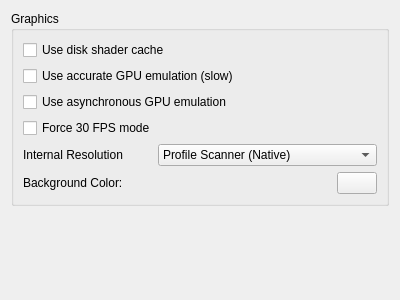
<?xml version="1.0" encoding="UTF-8"?>
<ui version="4.0">
 <class>ConfigureGraphics</class>
 <widget class="QWidget" name="ConfigureGraphics">
  <property name="geometry">
   <rect>
    <x>0</x>
    <y>0</y>
    <width>400</width>
    <height>300</height>
   </rect>
  </property>
  <property name="windowTitle">
   <string>Form</string>
  </property>
  <layout class="QVBoxLayout" name="verticalLayout">
   <item>
    <layout class="QVBoxLayout" name="verticalLayout_3">
     <item>
      <widget class="QGroupBox" name="groupBox">
       <property name="title">
        <string>Graphics</string>
       </property>
       <layout class="QVBoxLayout" name="verticalLayout_2">
        <item>
         <widget class="QCheckBox" name="use_disk_shader_cache">
          <property name="text">
           <string>Use disk shader cache</string>
          </property>
         </widget>
        </item>
        <item>
         <widget class="QCheckBox" name="use_accurate_gpu_emulation">
          <property name="text">
           <string>Use accurate GPU emulation (slow)</string>
          </property>
         </widget>
        </item>
        <item>
         <widget class="QCheckBox" name="use_asynchronous_gpu_emulation">
          <property name="text">
           <string>Use asynchronous GPU emulation</string>
          </property>
         </widget>
        </item>
        <item>
         <widget class="QCheckBox" name="force_30fps_mode">
          <property name="text">
           <string>Force 30 FPS mode</string>
          </property>
         </widget>
        </item>
        <item>
         <layout class="QHBoxLayout" name="horizontalLayout">
          <item>
           <widget class="QLabel" name="label">
            <property name="text">
             <string>Internal Resolution</string>
            </property>
           </widget>
          </item>
          <item>
           <widget class="QComboBox" name="resolution_factor_combobox">
            <item>
             <property name="text">
              <string>Profile Scanner (Native)</string>
             </property>
            </item>
            <item>
             <property name="text">
              <string>Native (1280x720/1920x1080)</string>
             </property>
            </item>
            <item>
             <property name="text">
              <string>2x Native (2560x1440/3840x2160)</string>
             </property>
            </item>
            <item>
             <property name="text">
              <string>3x Native (3840x2160/5760x3240)</string>
             </property>
            </item>
            <item>
             <property name="text">
              <string>4x Native (5120x2880/7680x4320)</string>
             </property>
            </item>
           </widget>
          </item>
         </layout>
        </item>
        <item>
         <layout class="QHBoxLayout" name="horizontalLayout_6">
          <item>
           <widget class="QLabel" name="bg_label">
            <property name="text">
             <string>Background Color:</string>
            </property>
           </widget>
          </item>
          <item>
           <widget class="QPushButton" name="bg_button">
            <property name="maximumSize">
             <size>
              <width>40</width>
              <height>16777215</height>
             </size>
            </property>
           </widget>
          </item>
         </layout>
        </item>
       </layout>
      </widget>
     </item>
    </layout>
   </item>
   <item>
    <spacer name="verticalSpacer">
     <property name="orientation">
      <enum>Qt::Vertical</enum>
     </property>
     <property name="sizeHint" stdset="0">
      <size>
       <width>20</width>
       <height>40</height>
      </size>
     </property>
    </spacer>
   </item>
  </layout>
 </widget>
 <resources/>
 <connections/>
</ui>
